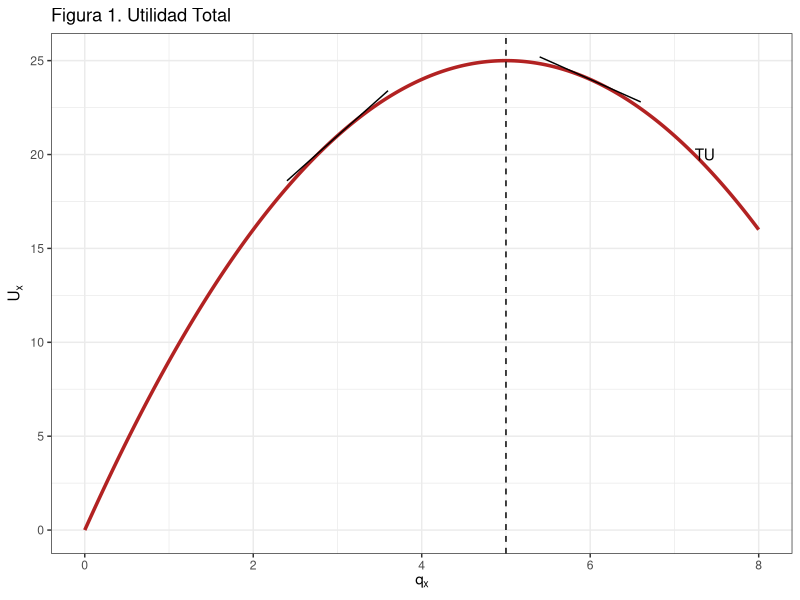
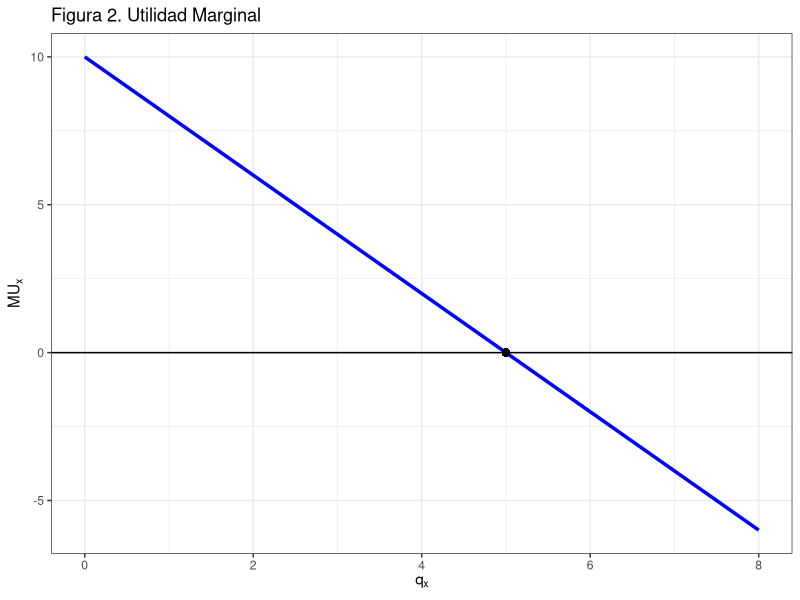
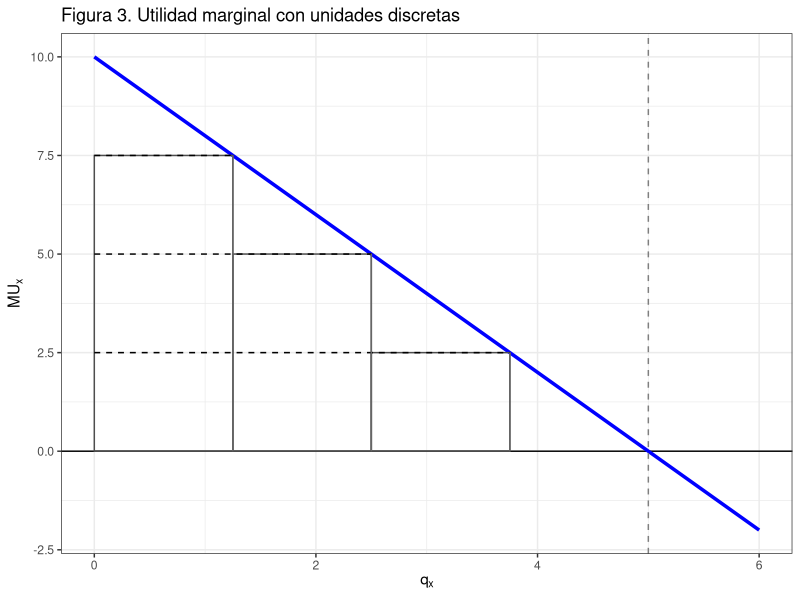
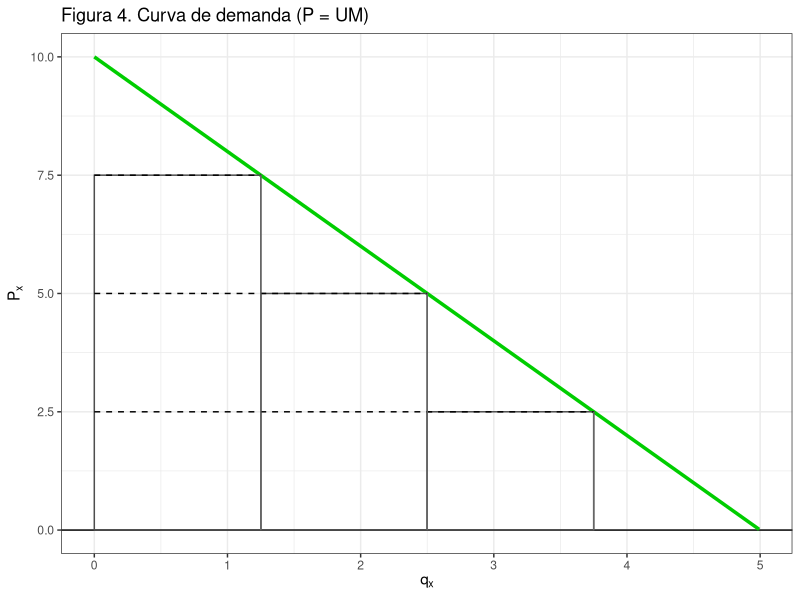
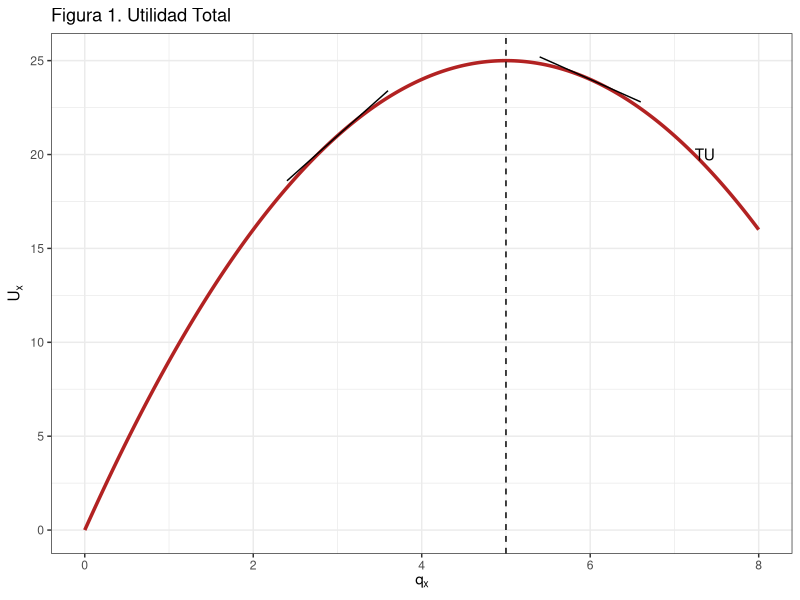
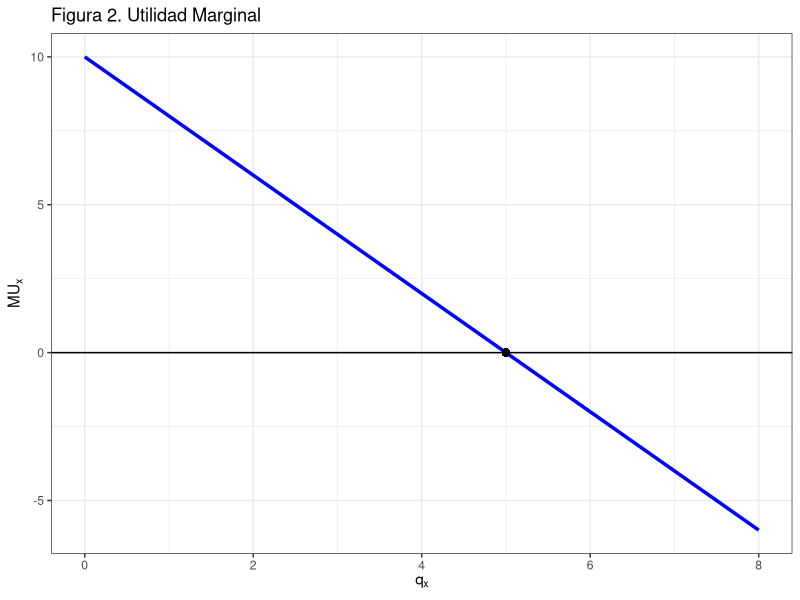
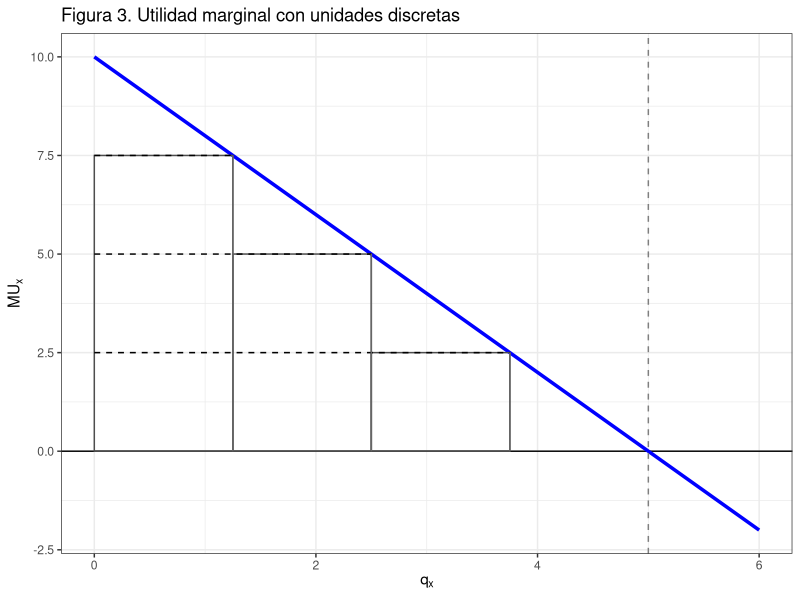
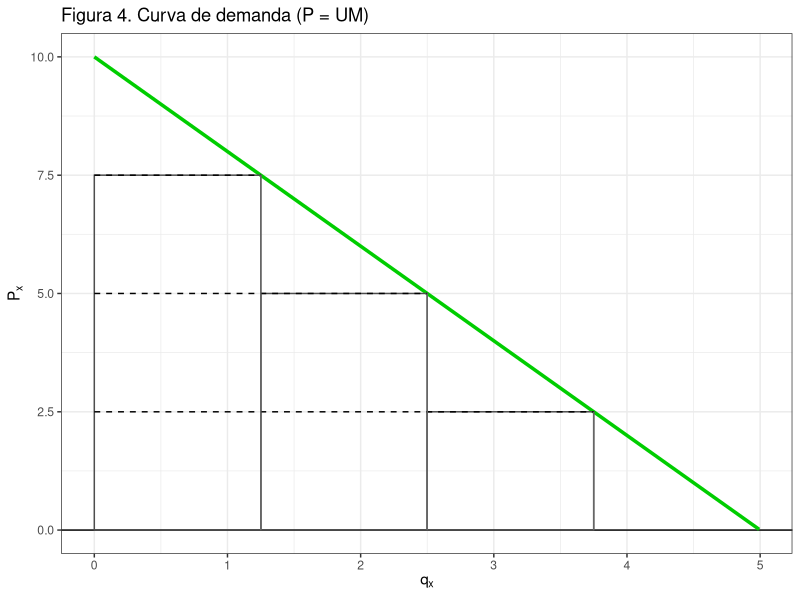

These charts were generated, in order, by the following R code:
## ---- chunk 1
# ---- Paquetes ----
pkgs <- c("ggplot2","dplyr","patchwork")
to_install <- setdiff(pkgs, rownames(installed.packages()))
if(length(to_install)) install.packages(to_install)
lapply(pkgs, library, character.only = TRUE)

# ---- Modelo simple de utilidad ----
# U(q) = a q - (b/2) q^2  ->  MU(q) = a - b q
a <- 10                  # MU inicial en q=0
b <- 2                   # velocidad a la que cae la MU
U  <- function(q) a*q - 0.5*b*q^2
MU <- function(q) a - b*q

x_star <- a/b            # donde MU=0 y U(q) es máxima
q_max  <- 1.6*x_star     # límite del eje horizontal

df <- tibble(q = seq(0, q_max, length.out = 400),
             TU = U(q),
             MU = MU(q))

# Pequeños segmentos "tangentes" a U(q) en puntos cercanos a x*
tangent_segment <- function(q0, L = 1.2){
  m  <- MU(q0); y0 <- U(q0)
  x1 <- q0 - L/2; x2 <- q0 + L/2
  y1 <- y0 + m*(x1 - q0); y2 <- y0 + m*(x2 - q0)
  tibble(x = x1, xend = x2, y = y1, yend = y2)
}
seg1 <- tangent_segment(0.6*x_star)
seg2 <- tangent_segment(1.2*x_star)

# ---- Figura 1: Utilidad Total ----
g1 <- ggplot(df, aes(q, TU)) +
  geom_line(linewidth = 1.2,color = "firebrick") +
  geom_segment(data = seg1, aes(x, y, xend = xend, yend = yend),
               inherit.aes = FALSE) +
  geom_segment(data = seg2, aes(x, y, xend = xend, yend = yend),
               inherit.aes = FALSE) +
  geom_vline(xintercept = x_star, linetype = "dashed") +
  annotate("text", x = 0.92*q_max, y = 0.8*max(df$TU), label = "TU") +
  labs(
    title = "Figura 1. Utilidad Total",
    x = expression(q[x]), y = expression(U[x])) +
  theme_bw()

# ---- Figura 2: Utilidad Marginal ----
g2 <- ggplot(df, aes(q, MU)) +
  geom_hline(yintercept = 0) +
  geom_line(linewidth = 1.2, color = "blue") +
  geom_point(aes(x = x_star, y = 0), size = 2) +
  labs(
    title = "Figura 2. Utilidad Marginal",
    x = expression(q[x]), y = expression(MU[x])) +
  theme_bw()

# Mostrar lado a lado (como en el libro)
g1
g2

## ---- chunk 2
# Exportar a formato PNG
ggsave("figura1.UtilidadTotal.png", g1, width = 6,height = 4,dpi = 300)
ggsave("figura2.UtilidadMargi.png", g2, width = 6,height = 4,dpi = 300)

## ---- chunk 3
# ---- Paquetes ----
if (!require(ggplot2)) install.packages("ggplot2"); library(ggplot2)
if (!require(dplyr))   install.packages("dplyr");   library(dplyr)

# ---- Especificación simple de la función de Utilidad Marginal ----
# MU(q) = a - b q   (recta decreciente)
a <- 10
b <- 2
MU <- function(q) a - b*q

x_star <- a/b                 # donde MU = 0
q_max  <- 1.2*x_star          # para extender un poco el eje x

# Puntos "discretos" x1, x2, x3
x1 <- 0.25*x_star
x2 <- 0.50*x_star
x3 <- 0.75*x_star

mu1 <- MU(x1); mu2 <- MU(x2); mu3 <- MU(x3)


# Verticales recortadas: de (xi, 0) a (xi, mui)
vshort <- tibble::tibble(
  x  = c(x1, x2, x3),
  y0 = 0,
  y1 = c(mu1, mu2, mu3)
)

# Datos para la línea MU
df_mu <- tibble::tibble(q = seq(0, q_max, length.out = 400),
                        MU = MU(q))

# Rectángulos (bloques) bajo la MU usando el nivel en x1, x2, x3
rects <- tibble::tibble(
  xmin = c(0,  x1,  x2),
  xmax = c(x1, x2,  x3),
  ymin = 0,
  ymax = c(mu1, mu2, mu3)
)

# Segmentos punteados horizontales hasta el punto de la MU
dashes <- tibble::tibble(
  y    = c(mu1, mu2, mu3),
  xend = c(x1,  x2,  x3)
)

# ---- Figura 3: UM con bloques y líneas punteadas ----
g3 <- ggplot(df_mu, aes(q, MU)) +
  geom_hline(yintercept = 0, linewidth = 0.5) +
  geom_line(linewidth = 1.2, color = "blue") +
  geom_rect(data = rects, aes(xmin = xmin, xmax = xmax, ymin = ymin, ymax = ymax),
            inherit.aes = FALSE, fill = NA, color = "grey30") +
  geom_segment(data = dashes, aes(x = 0, xend = xend, y = y, yend = y),
               inherit.aes = FALSE, linetype = "dashed") +
  # verticales RECORTADAS en x1,x2,x3
  geom_segment(data = vshort,
               aes(x = x, xend = x, y = y0, yend = y1),
               inherit.aes = FALSE, color = "grey40") +
  # solo esta puede quedar completa
  geom_vline(xintercept = x_star, linetype = "dashed", color = "grey50") +
  labs(title = "Figura 3. Utilidad marginal con unidades discretas",
       x = expression(q[x]), y = expression(MU[x])) +
  theme_bw()

g3

# ---- Figura 4: Curva de demanda (P = MU en el tramo positivo) ----
# (Usamos solo el tramo donde UM es mayor que cero)
df_dem <- dplyr::filter(df_mu, q <= x_star)

g4 <- ggplot(dplyr::filter(df_mu, q <= x_star), aes(q, MU)) +
  geom_hline(yintercept = 0, linewidth = 0.5) +
  geom_line(linewidth = 1.2, color = "green3") +
  geom_rect(data = rects, aes(xmin = xmin, xmax = xmax, ymin = ymin, ymax = ymax),
            inherit.aes = FALSE, fill = NA, color = "grey30") +
  geom_segment(data = dashes, aes(x = 0, xend = xend, y = y, yend = y),
               inherit.aes = FALSE, linetype = "dashed") +
  # verticales RECORTADAS
  geom_segment(data = vshort,
               aes(x = x, xend = x, y = y0, yend = y1),
               inherit.aes = FALSE, color = "grey40") +
  labs(title = "Figura 4. Curva de demanda (P = UM)",
       x = expression(q[x]), y = expression(P[x])) +
  theme_bw()

g4

## ---- chunk 4
# Exportar a formato PNG
ggsave("figura3.UtilidadMargDiscr.png", g3, width = 6,height = 4,dpi = 300)
ggsave("figura4.CurvaDemanda.png", g4, width = 6,height = 4,dpi = 300)
